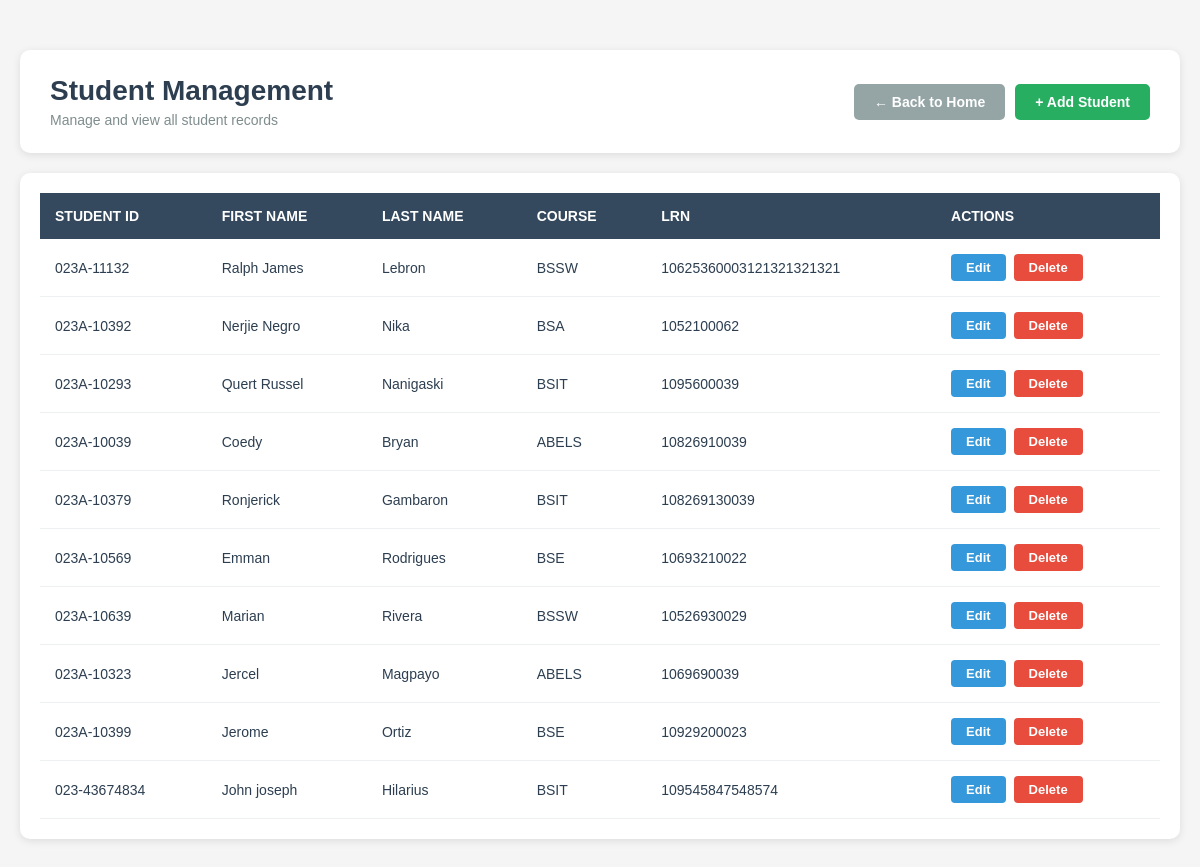
The app's page /students/ (signed in) with its own data.
### online_enrollment/models.py (models this page shows, shortened)
class Student(models.Model):
    student_id = models.CharField(max_length=100)
    first_name = models.CharField(max_length=100)
    last_name = models.CharField(max_length=100)
    course = models.CharField(max_length=100)
    lrn = models.CharField(max_length=100)

### online_enrollment/views.py (the view)
# urls.py: path("students/", views.students, name="students"),
@login_required(login_url='login')
def students(request):
    student = Student.objects.all()
    return render(request, "online_enrollment/student_list.html", {"students": student})

### online_enrollment/templates/online_enrollment/student_list.html (shortened to what this page needs)
{% block content %}
<div class="management-container">
    <div class="header-section">
        <div class="title-area">
            <h2>Student Management</h2>
            <p class="subtitle">Manage and view all student records</p>
        </div>
        <div class="action-buttons">
            <a href="{% url 'dashboard' %}" class="btn-home">← Back to Home</a>
            <a href="{% url 'add_student' %}" class="btn-add">+ Add Student</a>
        </div>
    </div>
    <div class="table-container">
        {% if students %}
        <table class="student-table">
            <thead>
                <tr>
                    <th>Student ID</th>
                    <th>First Name</th>
                    <th>Last Name</th>
                    <th>Course</th>
                    <th>LRN</th>
                    <th>Actions</th>
                </tr>
            </thead>
            <tbody>
                {% for student in students %}
                <tr>
                    <td>{{ student.student_id }}</td>
                    <td>{{ student.first_name }}</td>
                    <td>{{ student.last_name }}</td>
                    <td>{{ student.course }}</td>
                    <td>{{ student.lrn }}</td>
                    <td class="action-cell">
                        <a href="{% url 'edit_student' student.id %}" class="btn-edit">Edit</a>
                        <a href="{% url 'delete_student' student.id %}" class="btn-delete" onclick="return confirm('Are you sure you want to delete this student?')">Delete</a>
                    </td>
                </tr>
                {% endfor %}
            </tbody>
        </table>
        {% else %}
        <div class="no-data">
            <p>No students found.</p>
            <a href="{% url 'add_student' %}" class="btn-add-first">Add Your First Student</a>
        </div>
        {% endif %}
    </div>
</div>
{% endblock %}

### online_enrollment/templates/online_enrollment/student_list.html (style rules this page uses)
.management-container { max-width: 1200px; margin: 30px auto; padding: 20px; }
.header-section { background: white; padding: 25px 30px; border-radius: 10px; margin-bottom: 20px; box-shadow: 0 2px 8px rgba(0,0,0,0.1); display: flex; justify-content: space-between; align-items: center; flex-wrap: wrap; gap: 20px; }
.title-area h2 { color: #2c3e50; margin: 0 0 5px 0; font-size: 28px; }
.subtitle { color: #7f8c8d; margin: 0; font-size: 14px; }
.action-buttons { display: flex; gap: 10px; }
.btn-home { background-color: #95a5a6; color: white; padding: 10px 20px; border-radius: 5px; text-decoration: none; font-weight: bold; font-size: 14px; }
.btn-add { background-color: #27ae60; color: white; padding: 10px 20px; border-radius: 5px; text-decoration: none; font-weight: bold; font-size: 14px; }
.table-container { background: white; border-radius: 10px; padding: 20px; box-shadow: 0 2px 8px rgba(0,0,0,0.1); overflow-x: auto; }
.student-table { width: 100%; border-collapse: collapse; }
.student-table thead { background-color: #34495e; color: white; }
.student-table th { padding: 15px; text-align: left; font-weight: bold; font-size: 14px; text-transform: uppercase; }
.student-table tbody tr { border-bottom: 1px solid #ecf0f1; }
.student-table td { padding: 15px; color: #2c3e50; font-size: 14px; }
.action-cell { display: flex; gap: 8px; }
.btn-edit { background-color: #3498db; color: white; padding: 6px 15px; border-radius: 4px; text-decoration: none; font-size: 13px; font-weight: bold; }
.btn-delete { background-color: #e74c3c; color: white; padding: 6px 15px; border-radius: 4px; text-decoration: none; font-size: 13px; font-weight: bold; }

### records on screen
Student: student_id "023A-11132", first_name "Ralph James", last_name "Lebron", course "BSSW", lrn "10625360003121321321321"
Student: student_id "023A-10392", first_name "Nerjie Negro", last_name "Nika", course "BSA", lrn "1052100062"
Student: student_id "023A-10293", first_name "Quert Russel", last_name "Nanigaski", course "BSIT", lrn "1095600039"
Student: student_id "023A-10039", first_name "Coedy", last_name "Bryan", course "ABELS", lrn "10826910039"
Student: student_id "023A-10379", first_name "Ronjerick", last_name "Gambaron", course "BSIT", lrn "108269130039"
Student: student_id "023A-10569", first_name "Emman", last_name "Rodrigues", course "BSE", lrn "10693210022"
Student: student_id "023A-10639", first_name "Marian", last_name "Rivera", course "BSSW", lrn "10526930029"
Student: student_id "023A-10323", first_name "Jercel", last_name "Magpayo", course "ABELS", lrn "1069690039"
Student: student_id "023A-10399", first_name "Jerome", last_name "Ortiz", course "BSE", lrn "10929200023"
Student: student_id "023-43674834", first_name "John joseph", last_name "Hilarius", course "BSIT", lrn "109545847548574"
